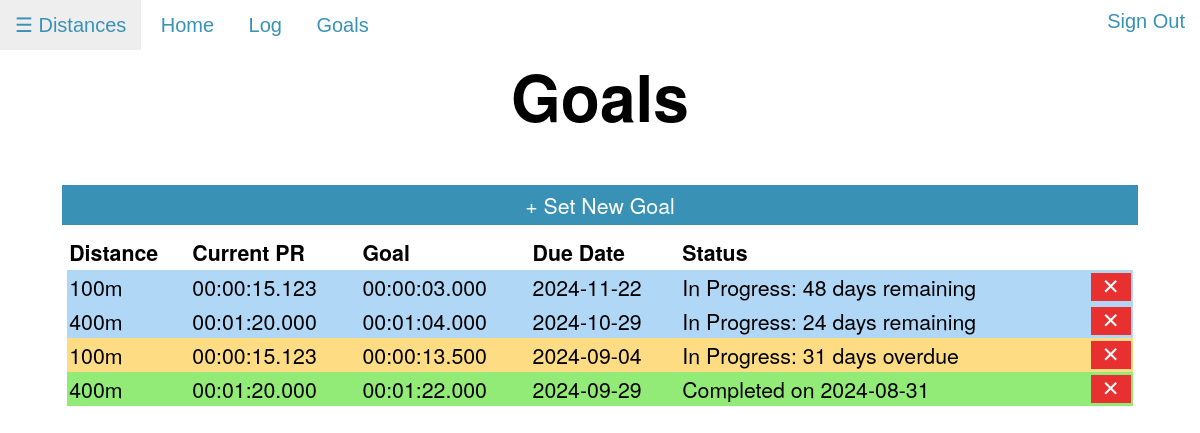
The page /goals (signed in) on the database its author committed.
### tables this page shows
CREATE TABLE goals (id INTEGER PRIMARY KEY AUTOINCREMENT NOT NULL, user_id INTEGER NOT NULL, dist_id INTEGER NOT NULL, h INTEGER NOT NULL, m INTEGER NOT NULL, s INTEGER NOT NULL, ms INTEGER NOT NULL, due_date TEXT NOT NULL, completion_date TEXT, status INTEGER NOT NULL, notes TEXT);

CREATE TABLE distances (id INTEGER PRIMARY KEY AUTOINCREMENT NOT NULL, user_id INTEGER NOT NULL, distance TEXT NOT NULL);

### app.py (the view)
@app.route("/goals")
@login_required
def goals():
    if db.execute("SELECT * FROM times WHERE user_id = ?", session["user_id"]) == []:
        return render_error("Please add times first!")
    goals = db.execute("SELECT * FROM goals WHERE user_id = ? ORDER BY status ASC, id DESC", session["user_id"])
    for goal in goals:
        goal["distance"] = id_to_dist(goal["dist_id"])
        pr = get_pr(goal["distance"])
        goal["pr_time"] = "%02d:%02d:%02d.%03d" % (pr["h"], pr["m"], pr["s"], pr["ms"])
        if goal["status"] == 0:
            goaltime = goal["h"] * 3600 + goal["m"] * 60 + goal["s"] + goal["ms"] / 1000
            prtime = pr["h"] * 3600 + pr["m"] * 60 + pr["s"] + pr["ms"] / 1000
            if prtime <= goaltime:
                db.execute("UPDATE goals SET status = 1, completion_date = ? WHERE id = ?", pr["date"], goal["id"])
                goal["completion_date"] = pr["date"]
                goal["status_text"] = "Completed on " + goal["completion_date"]
                goal["class"] = "tr_complete"
            else:
                goal["status_text"] = "In Progress: "
                due = datetime.datetime.strptime(goal["due_date"], "%Y-%m-%d")
                tod = datetime.datetime.today()
                remdays = due - tod
                if remdays.days >= -1:
                    goal["status_text"] += str(remdays.days + 1) + " " + ("day" if remdays.days + 1 == 1 else "days") + " remaining"
                    goal["class"] = "tr_progress"
                else:
                    goal["status_text"] += str(abs(remdays.days + 1)) + " " + ("day" if abs(remdays.days + 1) == 1 else "days") + " overdue"
                    goal["class"] = "tr_overdue"
        else:
            goal["status_text"] = "Completed on " + goal["completion_date"]
            goal["class"] = "tr_complete"
    load_dists()
    return render_template("goals.html", dists=dists, goals=goals)

### app.py (called while the page is built)
def login_required(f):
    @wraps(f)
    def decorated_function(*args, **kwargs):
        if session.get("user_id") is None:
            return redirect("/login")
        return f(*args, **kwargs)
    return decorated_function

def load_dists():
    dists.clear()
    rows = db.execute("SELECT distance FROM distances WHERE user_id = ?", session["user_id"])
    for row in rows:
        if row["distance"] not in dists:
            dists.append(row["distance"])

def dist_to_id(distance):
    return db.execute("SELECT id FROM distances WHERE distance = ? AND user_id = ?", distance, session["user_id"])[0]["id"]

def id_to_dist(id):
    return db.execute("SELECT distance FROM distances WHERE id = ?", id)[0]["distance"]

def get_pr(distance):
    r = db.execute("SELECT * FROM times WHERE dist_id = ? ORDER BY h ASC, m ASC, s ASC, ms ASC, date DESC", dist_to_id(distance))
    if len(r) == 0:
        return {}
    return r[0]

### templates/goals.html (shortened to what this page needs)
{% extends "layout.html" %}
{% block body %}
    <h1>Goals</h1>
    <a class="addentrylink" href="/addgoal">&plus; Set New Goal</a>
    <table>
        <thead class="heading">
            <td>Distance</td>
            <td>Current PR</td>
            <td>Goal</td>
            <td>Due Date</td>
            <td>Status</td>
            <td></td>
        </thead>
        {% for goal in goals %}
        <tr class="{{ goal["class"] }}">
            <td>{{ goal["distance"] }}</td>
            <td>{{ goal["pr_time"] }}</td>
            <td>{{ '%02d' % goal["h"] }}:{{ '%02d' % goal["m"] }}:{{ '%02d' % goal["s"] }}.{{ '%03d' % goal["ms"] }}</td>
            <td>{{ goal["due_date"] }}</td>
            <td>{{ goal["status_text"] }}</td>
            <td>
                <form action="/deletegoal">
                    <button class="trashbutton" type="submit">&#10005;</button>
                </form>
            </td>
        </tr>
        {% endfor %}
    </table>
{% endblock %}

### static/styles.css (style rules this page uses)
:root { --light_blue: rgb(57, 146, 182); --dark_blue: rgb(34, 56, 104); --light_gray: rgb(238, 238, 238); --dark_gray: rgb(126, 126, 126); }
body { font-family: 'Helvetica Neue', 'Arial', sans-serif; }
h1 { font-size: 48pt; font-weight: bold; text-align: center; }
table { background-color: var(--light_gray); border-color: #ffffff; border-width: 2pt; border-collapse: collapse; margin-right: auto; margin-left: auto; width: 90%; margin-top: 10px; }
td { font-size: 16pt; border-color: white; border-width: 2pt; padding: 2px; }
.heading { font-weight: bold; background-color: white; font-size: 24pt; }
.trashbutton { float: right; border: none; width: 40px; height: 100%; font-size: 16pt; color: white; background-color: #e93030; transition: .5s; }
.addentrylink { text-align: center; text-decoration: none; font-size: 16pt; color: white; background-color: var(--light_blue); padding: 5px; margin-left: auto; margin-right: auto; display: block; width: 90%; transition: .5s; }
.tr_complete { background-color: rgb(146, 235, 119); }
.tr_overdue { background-color: rgb(253, 220, 131); }
.tr_progress { background-color: rgb(177, 215, 247); }

### rows shown on the page
goals: distance "100m", pr_time "00:00:15.123", h "00", m "00", s "03", ms "000", due_date "2024-11-22", status_text "In Progress: 48 days remaining"
goals: distance "400m", pr_time "00:01:20.000", h "00", m "01", s "04", ms "000", due_date "2024-10-29", status_text "In Progress: 24 days remaining"
goals: distance "100m", pr_time "00:00:15.123", h "00", m "00", s "13", ms "500", due_date "2024-09-04", status_text "In Progress: 31 days overdue"
goals: distance "400m", pr_time "00:01:20.000", h "00", m "01", s "22", ms "000", due_date "2024-09-29", status_text "Completed on 2024-08-31"
